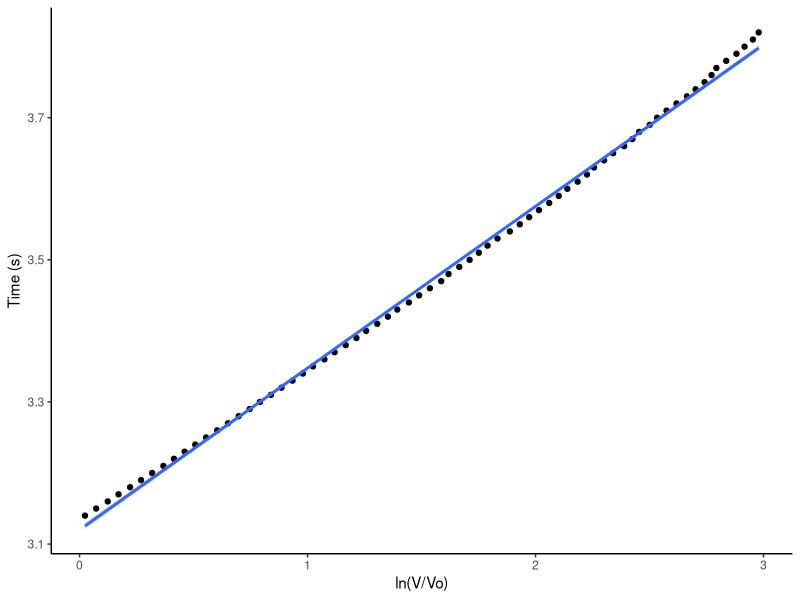

R code for this plot:
# Challenge 1: 

#Find data with two related variables and save into text file and load data
V_vs_T<-read.csv("Lab_4.2 copy.csv", header = TRUE, stringsAsFactors = FALSE)

#Produce scatter plot with trendline

library(ggplot2)

ggplot(data=V_vs_T, 
       aes(x = X_Axis, y = Time)) +
  geom_point() +
  xlab("ln(V/Vo)") +
  ylab("Time (s)") +
  stat_smooth(method="lm") +
  theme_classic()

